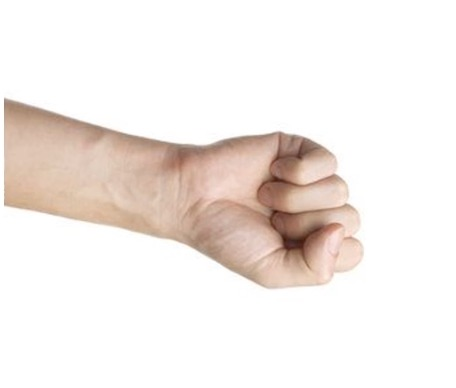
#> input picture assets/pedra.jpeg, 456 x 388 px
$ python jogo.py
#> lines starting #> are read from the running program, lines starting #| are printed output that depends on the picture; after the words box and inside, x2 and y2 are one past the last pixel; in counts of white or black regions, pixels touching at a corner belong together
import cv2
import imutils

def pre_processar_imagem(imagem):
    gray = cv2.cvtColor(imagem, cv2.COLOR_BGR2GRAY)
    gray = cv2.GaussianBlur(gray, (7, 7), 0)

    edged = cv2.Canny(gray, 50, 100)

    cnts = cv2.findContours(edged.copy(), cv2.RETR_EXTERNAL, cv2.CHAIN_APPROX_SIMPLE)
    cnts = imutils.grab_contours(cnts)

    if len(cnts) == 0:
        return None

    c = max(cnts, key=cv2.contourArea)

    (x, y, w, h) = cv2.boundingRect(c)

    imagem_processada = imagem[y:y+h, x:x+w]

    imagem_processada = cv2.resize(imagem_processada, (200, 200))

    return imagem_processada

def identificar_sinal(frame, pedra, papel, tesoura):

    p_frame = pre_processar_imagem(frame)
    p_pedra = pre_processar_imagem(pedra)
    p_papel = pre_processar_imagem(papel)
    p_tesoura = pre_processar_imagem(tesoura)

    try:
        d_pedra = cv2.absdiff(p_frame, p_pedra).mean()
        d_papel = cv2.absdiff(p_frame, p_papel).mean()
        d_tesoura = cv2.absdiff(p_frame, p_tesoura).mean()
    except cv2.error:
        return None

    if d_pedra < d_papel and d_pedra < d_tesoura:
        return 'pedra'
    elif d_papel < d_pedra and d_papel < d_tesoura:
        return 'papel'
    elif d_tesoura < d_pedra and d_tesoura < d_papel:
        return 'tesoura'
    else:
        return None


cap = cv2.VideoCapture('./assets/pedra-papel-tesoura.mp4')

pedra = cv2.imread('./assets/pedra.jpeg')
#> pedra is the input picture: shape (388, 456, 3); mean B, G, R 232.2, 236.3, 243.3
papel = cv2.imread('./assets/papel.jpeg')
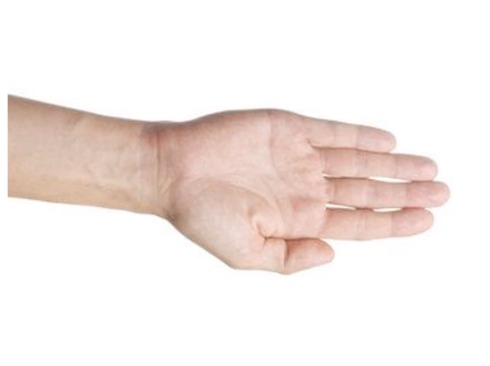
#> input picture assets/papel.jpeg, 490 x 366 px
#> papel is the input picture: shape (366, 490, 3); mean B, G, R 231.5, 235.2, 244.3
tesoura = cv2.imread('./assets/tesoura.jpeg')
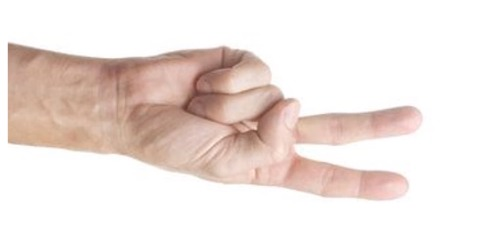
#> input picture assets/tesoura.jpeg, 488 x 248 px
#> tesoura is the input picture: shape (248, 488, 3); mean B, G, R 223.3, 228, 239.2

vitorias_esquerda = 0
vitorias_direita = 0

sinal_esquerda_anterior = None
sinal_direita_anterior = None

while True:
    ret, frame = cap.read()
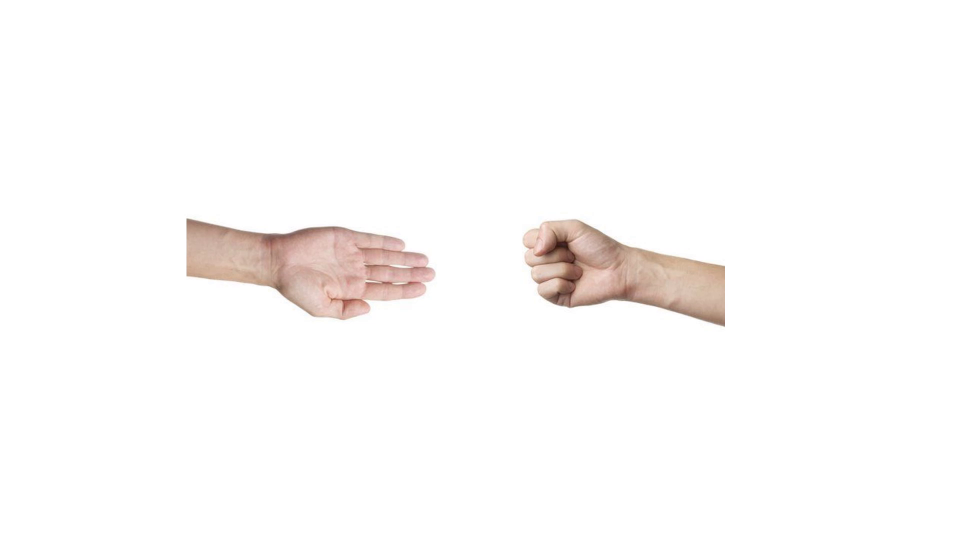
#> input picture frame 92 of assets/pedra-papel-tesoura.mp4, 1920 x 1080 px (shown at 1/2 size)
#> frame is the input picture: shape (1080, 1920, 3); mean B, G, R 249.3, 250.1, 252

    if not ret:
        break

    (h, w) = frame.shape[:2]
#> h = 1080; w = 1920
    meio = w // 2
#> meio = 960
    esquerda = frame[:, :meio]
    direita = frame[:, meio:]

    sinal_esquerda = identificar_sinal(esquerda, pedra, papel, tesoura)
#> in pre_processar_imagem, `edged = cv2.Canny(gray, 50, 100)`:
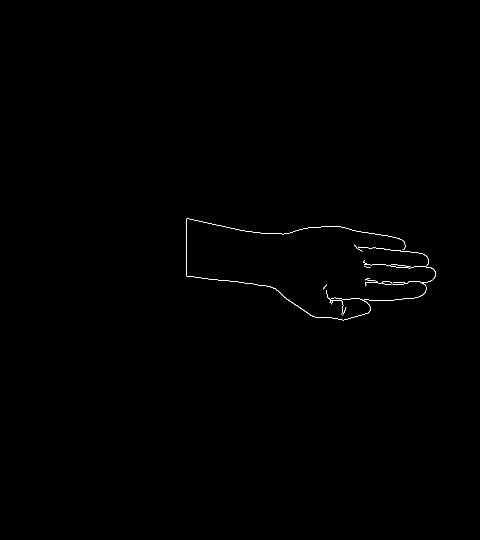
#> edged: shape (1080, 960) (shown at 1/2 size); 0.2% white in thin lines or dots, all inside (x1, y1, x2, y2) = (372, 437, 871, 641)
#> in pre_processar_imagem, `cnts = cv2.findContours(edged.copy(), cv2.RETR_EXTERNAL, cv2.CHAIN_APP..`: cnts = 15 contours, 14 with area under 20; largest, box (x1, y1, x2, y2) and area: (372, 437, 811, 641) 104
#> in pre_processar_imagem, `c = max(cnts, key=cv2.contourArea)`: c = contour of 778 points, box (x1, y1, x2, y2) (372, 437, 811, 641), area 104
#> in pre_processar_imagem, `(x, y, w, h) = cv2.boundingRect(c)`: x = 372; y = 437; w = 439; h = 204
#> in pre_processar_imagem (call 2), `edged = cv2.Canny(gray, 50, 100)`: edged: shape (388, 456); 1.1% white in thin lines or dots, all inside (x1, y1, x2, y2) = (3, 98, 364, 290)
#> in pre_processar_imagem (call 2), `cnts = cv2.findContours(edged.copy(), cv2.RETR_EXTERNAL, cv2.CHAIN_APP..`: cnts = 25 contours, 22 with area under 20; largest, box (x1, y1, x2, y2) and area: (3, 98, 364, 290) 64, (252, 218, 283, 264) 22, (273, 173, 350, 200) 20
#> in pre_processar_imagem (call 3), `edged = cv2.Canny(gray, 50, 100)`: edged: shape (366, 490); 0.99% white in thin lines or dots, all inside (x1, y1, x2, y2) = (7, 94, 451, 276)
#> in pre_processar_imagem (call 3), `cnts = cv2.findContours(edged.copy(), cv2.RETR_EXTERNAL, cv2.CHAIN_APP..`: cnts = 10 contours, 9 with area under 20; largest, box (x1, y1, x2, y2) and area: (7, 94, 397, 276) 78
#> in pre_processar_imagem (call 4), `edged = cv2.Canny(gray, 50, 100)`: edged: shape (248, 488); 1.7% white in thin lines or dots, all inside (x1, y1, x2, y2) = (7, 43, 423, 201)
#> in pre_processar_imagem (call 4), `cnts = cv2.findContours(edged.copy(), cv2.RETR_EXTERNAL, cv2.CHAIN_APP..`: cnts = 20 contours, 16 with area under 20; largest, box (x1, y1, x2, y2) and area: (7, 43, 423, 201) 60, (181, 107, 237, 159) 33, (196, 75, 301, 113) 24, (243, 97, 280, 119) 21
#> in identificar_sinal, `d_pedra = cv2.absdiff(p_frame, p_pedra).mean()`: d_pedra = 26.74
#> in identificar_sinal, `d_papel = cv2.absdiff(p_frame, p_papel).mean()`: d_papel = 7.92
#> in identificar_sinal, `d_tesoura = cv2.absdiff(p_frame, p_tesoura).mean()`: d_tesoura = 29.49
#> sinal_esquerda = 'papel'

    pedra_espelhada = cv2.flip(pedra, 1)
    papel_espelhada = cv2.flip(papel, 1)
    tesoura_espelhada = cv2.flip(tesoura, 1)

    sinal_direita = identificar_sinal(direita, pedra_espelhada, papel_espelhada, tesoura_espelhada)
#> in pre_processar_imagem (call 5), `edged = cv2.Canny(gray, 50, 100)`: edged: shape (1080, 960); 0.21% white in thin lines or dots, all inside (x1, y1, x2, y2) = (84, 438, 491, 653)
#> in pre_processar_imagem (call 5), `cnts = cv2.findContours(edged.copy(), cv2.RETR_EXTERNAL, cv2.CHAIN_APP..`: cnts = 26 contours, 22 with area under 20; largest, box (x1, y1, x2, y2) and area: (84, 438, 491, 653) 75, (88, 487, 193, 535) 31, (101, 537, 189, 570) 22, (114, 570, 488, 653) 20
#> in pre_processar_imagem (call 6), `edged = cv2.Canny(gray, 50, 100)`: edged: shape (388, 456); 1.1% white in thin lines or dots, all inside (x1, y1, x2, y2) = (92, 98, 453, 290)
#> in pre_processar_imagem (call 6), `cnts = cv2.findContours(edged.copy(), cv2.RETR_EXTERNAL, cv2.CHAIN_APP..`: cnts = 25 contours, 22 with area under 20; largest, box (x1, y1, x2, y2) and area: (92, 98, 453, 290) 65, (173, 218, 204, 264) 22, (106, 173, 183, 200) 20
#> in pre_processar_imagem (call 7), `edged = cv2.Canny(gray, 50, 100)`:
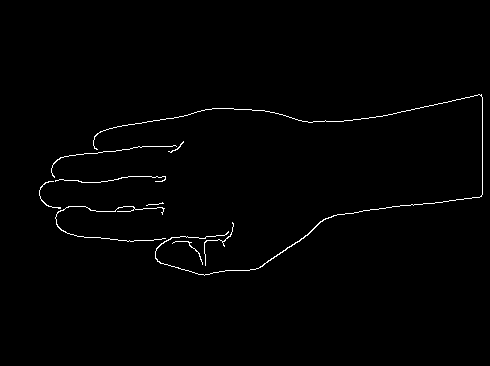
#> edged: shape (366, 490); 0.99% white in thin lines or dots, all inside (x1, y1, x2, y2) = (39, 94, 483, 276)
#> in pre_processar_imagem (call 7), `cnts = cv2.findContours(edged.copy(), cv2.RETR_EXTERNAL, cv2.CHAIN_APP..`: cnts = 9 contours, 7 with area under 20; largest, box (x1, y1, x2, y2) and area: (93, 94, 483, 276) 78, (55, 206, 166, 242) 20
#> in pre_processar_imagem (call 7), `c = max(cnts, key=cv2.contourArea)`: c = contour of 607 points, box (x1, y1, x2, y2) (93, 94, 483, 276), area 78
#> in pre_processar_imagem (call 7), `(x, y, w, h) = cv2.boundingRect(c)`: x = 93; y = 94; w = 390; h = 182
#> in pre_processar_imagem (call 8), `edged = cv2.Canny(gray, 50, 100)`:
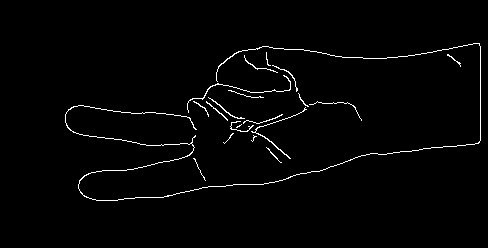
#> edged: shape (248, 488); 1.7% white in thin lines or dots, all inside (x1, y1, x2, y2) = (65, 43, 481, 201)
#> in pre_processar_imagem (call 8), `cnts = cv2.findContours(edged.copy(), cv2.RETR_EXTERNAL, cv2.CHAIN_APP..`: cnts = 20 contours, 16 with area under 20; largest, box (x1, y1, x2, y2) and area: (65, 43, 481, 201) 60, (251, 107, 307, 159) 32, (187, 75, 291, 113) 23, (208, 97, 245, 119) 21
#> in pre_processar_imagem (call 8), `c = max(cnts, key=cv2.contourArea)`: c = contour of 746 points, box (x1, y1, x2, y2) (65, 43, 481, 201), area 60
#> in pre_processar_imagem (call 8), `(x, y, w, h) = cv2.boundingRect(c)`: x = 65; y = 43; w = 416; h = 158
#> in pre_processar_imagem (call 8), `imagem_processada = imagem[y:y+h, x:x+w]`:
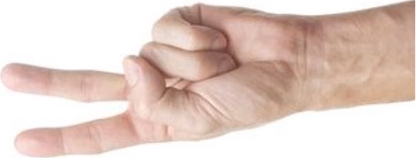
#> imagem_processada: shape (158, 416, 3); mean B, G, R 196.8, 205.3, 226
#> sinal_direita = 'pedra'

    cv2.putText(frame, "Jogador 1: " + sinal_esquerda, (10, 50), cv2.FONT_HERSHEY_SIMPLEX, 1, (0, 0, 255), 2)
    text_size, _ = cv2.getTextSize("Jogador 2: " + sinal_direita, cv2.FONT_HERSHEY_SIMPLEX, 1, 2)
#> text_size = (276, 22)
    text_x = int(cap.get(cv2.CAP_PROP_FRAME_WIDTH) - text_size[0] - 10)
#> text_x = 1634
    cv2.putText(frame, "Jogador 2: " + sinal_direita, (text_x, 50), cv2.FONT_HERSHEY_SIMPLEX, 1, (0, 0, 255), 2)

    if sinal_esquerda is not None and sinal_direita is not None:
        if sinal_esquerda == 'pedra':
            if sinal_direita == 'pedra':
                resultado = 'empate'
            elif sinal_direita == 'papel':
                resultado = 'jogador 2 ganhou'
            elif sinal_direita == 'tesoura':
                resultado = 'jogador 1 ganhou'
        elif sinal_esquerda == 'papel':
            if sinal_direita == 'pedra':
                resultado = 'jogador 1 ganhou'
            elif sinal_direita == 'papel':
                resultado = 'empate'
            elif sinal_direita == 'tesoura':
                resultado = 'jogador 2 ganhou'
        elif sinal_esquerda == 'tesoura':
            if sinal_direita == 'pedra':
                resultado = 'jogador 2 ganhou'
            elif sinal_direita == 'papel':
                resultado = 'jogador 1 ganhou'
            elif sinal_direita == 'tesoura':
                resultado = 'empate'
    else:
        resultado = None

    if resultado is not None:
        text_size, _ = cv2.getTextSize(resultado, cv2.FONT_HERSHEY_SIMPLEX, 1, 2)
        text_x = int(cap.get(cv2.CAP_PROP_FRAME_WIDTH) / 2 - text_size[0] / 2)
        cv2.putText(frame, resultado, (text_x, 50), cv2.FONT_HERSHEY_SIMPLEX, 1, (0, 0, 255), 2)

    if resultado is not None and sinal_esquerda != sinal_esquerda_anterior or sinal_direita != sinal_direita_anterior:
        sinal_esquerda_anterior = sinal_esquerda
#> sinal_esquerda_anterior = 'papel'
        sinal_direita_anterior = sinal_direita
#> sinal_direita_anterior = 'pedra'

        if resultado == 'jogador 1 ganhou':
            vitorias_esquerda += 1

        if resultado == 'jogador 2 ganhou':
            vitorias_direita += 1

    final_da_tela = int(cap.get(cv2.CAP_PROP_FRAME_HEIGHT) - 10)
    cv2.putText(frame, "vitorias jogador 1: " + str(vitorias_esquerda), (50, final_da_tela - 100), cv2.FONT_HERSHEY_SIMPLEX, 1, (0, 0, 255), 2)
    cv2.putText(frame, "vitorias jogador 2: " + str(vitorias_direita), (50, final_da_tela - 10), cv2.FONT_HERSHEY_SIMPLEX, 1, (0, 0, 255), 2)

    cv2.imshow('Jokenpo', frame)

    if cv2.waitKey(1) & 0xFF == ord('q'):
#> (key q is pressed here)
        break

cap.release()
cv2.destroyAllWindows()
